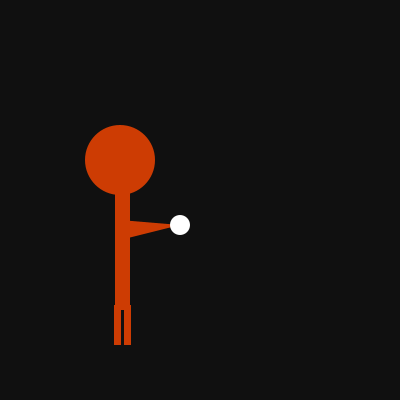
Frame 1 (no input)
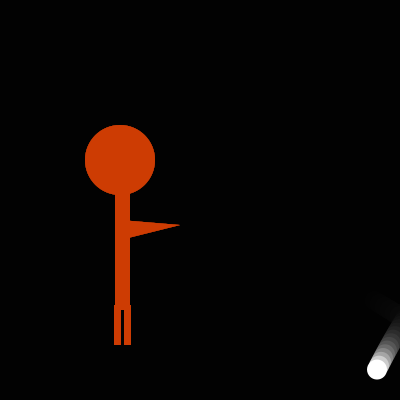
Frame 60 (the mouse pressed at the canvas centre just before this capture)
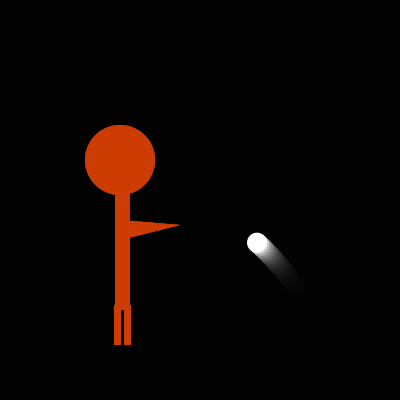
Frame 120 (the mouse held since frame 60 and released just before this capture)

The Processing sketch that drew these frames (run headless with seeded random() and noise(); from frame 60 on, the mouse is pressed at the canvas centre):

// Processing sketch: processing_70361
// ── processing_70361.pde

float x = 180;
float y = 225;
float mod1 = 5;
float mod2 = 1;

void setup()
{
  size(400,400);
  background(20);
  smooth();
  frameRate(30);
}

void draw()
{
  stickMan();
  ball();
}

void stickMan()
{
  int hmod = 5;
  fill(255,75,4);
  noStroke();
  ellipse(120,160,70,70);
  rect(115,160,15,150);
  triangle(120,220,180,225,120,240);  
  rect(114,305,7,40);
  rect(124,305,7,40);
}

void ball()
{
  fill(0,0,0,50);
  rect(0,0,400,400);
  fill(255);
  ellipse(x,y,20,20);
  x = x + mod1;
  y = y + mod2;
  mod2 = mod2 + .05;
  if(x > 400)
  {
    mod1 = -2;
  }
  if(x < 173)
  { 
    mod1 = 2;
  }
  if(y > 400)
  {
    mod2 = -mod2;
  }
  
}
